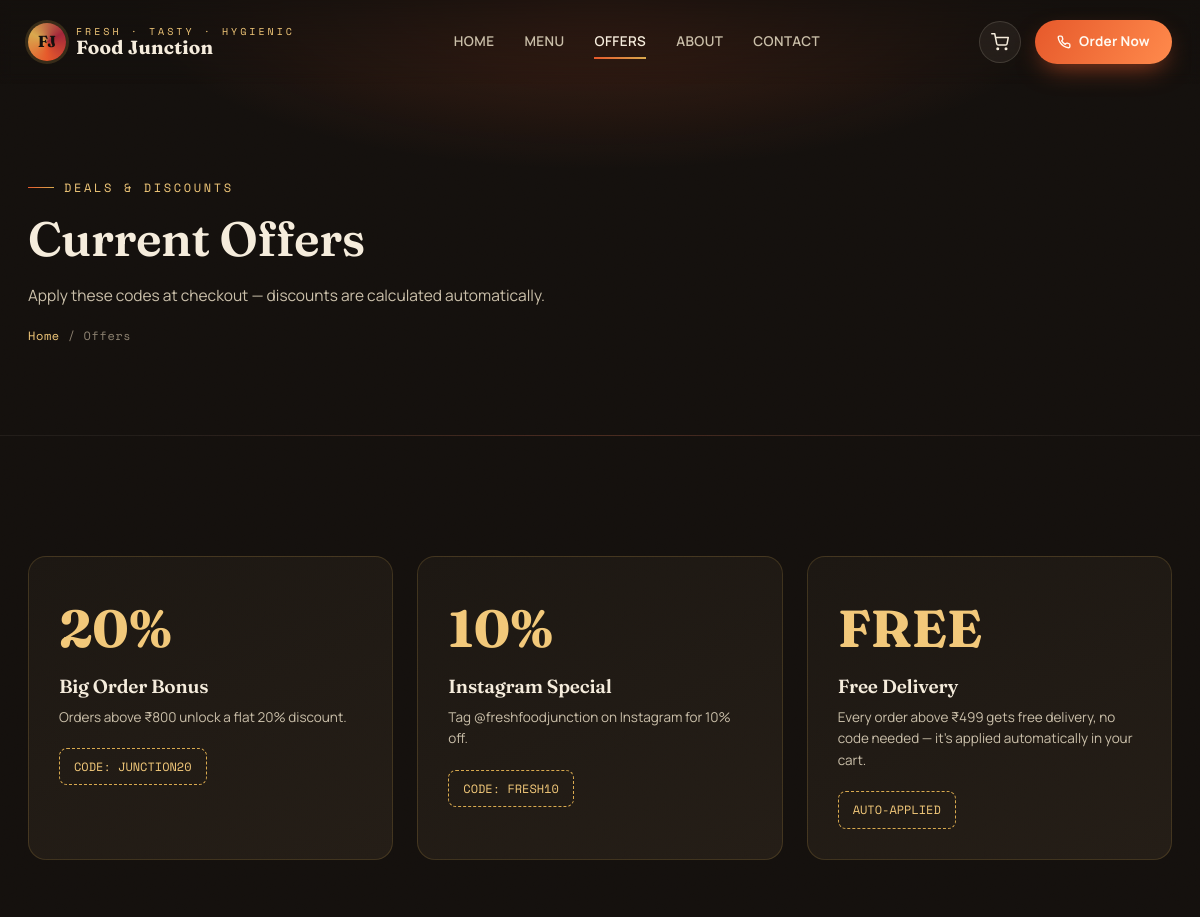
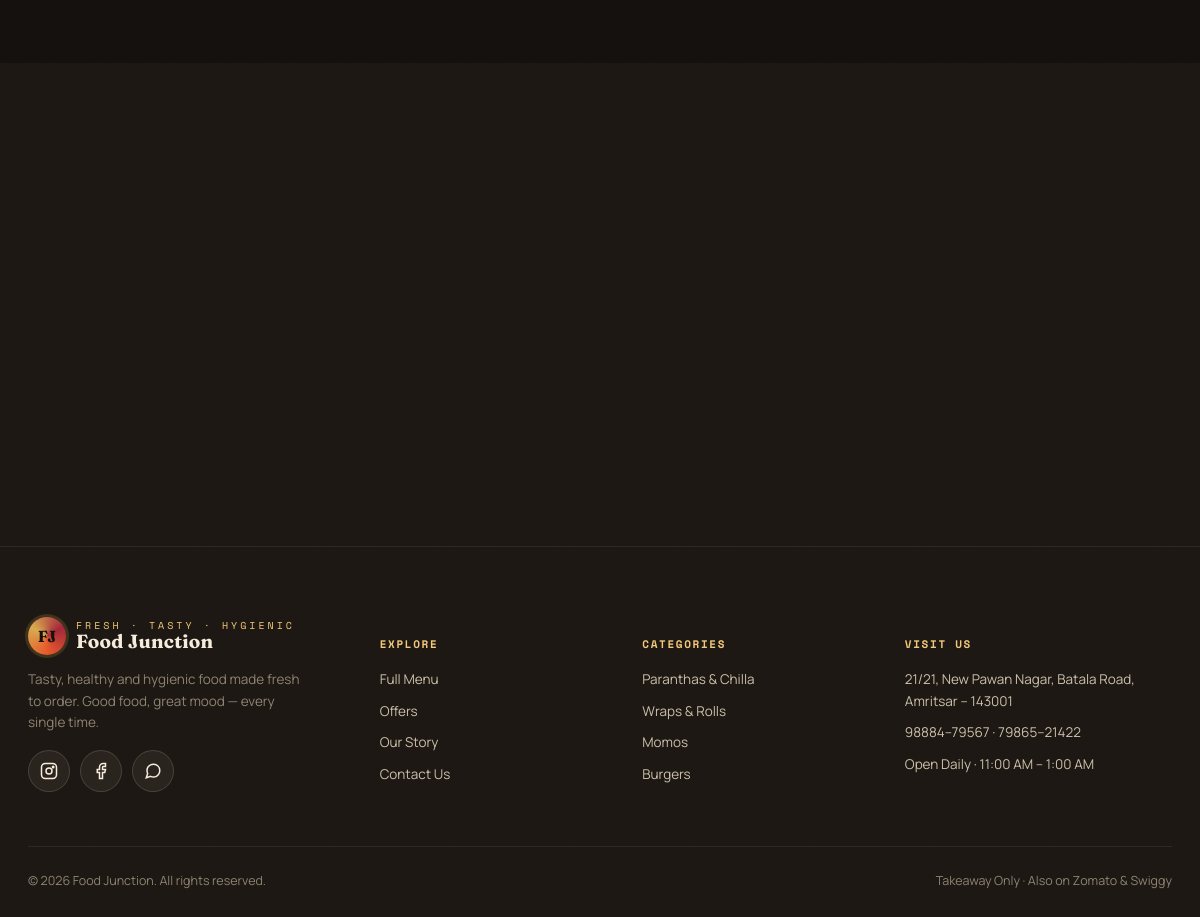
Screenshot of /offers/ with the database file from the repository (2 pictures, top to bottom).
### menu/models.py (models this page shows, shortened)
class Offer(models.Model):
    title = models.CharField(max_length=160)
    description = models.TextField(blank=True)
    code = models.CharField(max_length=30, unique=True)
    discount_percent = models.PositiveIntegerField(default=10)
    is_active = models.BooleanField(default=True)
    created_at = models.DateTimeField(auto_now_add=True)
    class Meta:
        ordering = ["-created_at"]

class Category(models.Model):
    name = models.CharField(max_length=120)
    slug = models.SlugField(max_length=140, unique=True, blank=True)
    tagline = models.CharField(max_length=200, blank=True)
    sort_order = models.PositiveIntegerField(default=0)
    class Meta:
        ordering = ["sort_order", "name"]
        verbose_name_plural = "Categories"

### menu/views.py (the view)
# urls.py: path("offers/", views.offers, name="offers"),
def offers(request):
    active_offers = Offer.objects.filter(is_active=True)
    return render(request, "menu/offers.html", {"offers": active_offers})

### menu/context_processors.py (called while the page is built)
def site_globals(request):
    return {
        "nav_categories": Category.objects.all(),
        "cart_count": len(Cart(request)),
    }

### orders/cart.py (called while the page is built)
    def __len__(self):
        return sum(l["qty"] for l in self.cart.values())

### templates/menu/offers.html (shortened to what this page needs)
{% extends "base.html" %}
{% block page_id %}offers{% endblock %}
{% block content %}
<header class="page-header">
  <div class="container">
    <span class="eyebrow">Deals &amp; Discounts</span>
    <h1 class="section-title">Current Offers</h1>
    <p class="section-desc" style="max-width:560px;">Apply these codes at checkout — discounts are calculated automatically.</p>
    <div class="breadcrumb"><a href="{% url 'home' %}">Home</a> / Offers</div>
  </div>
</header>
<section class="section">
  <div class="container">
    <div class="offer-grid">
      {% for offer in offers %}
      <div class="offer-card reveal">
        <div class="pct">{{ offer.discount_percent }}%</div>
        <h4>{{ offer.title }}</h4>
        <p>{{ offer.description }}</p>
        <span class="code">CODE: {{ offer.code }}</span>
      </div>
      {% empty %}
      <p style="color:var(--cream-dim);">No active offers right now — check back soon.</p>
      {% endfor %}
      <div class="offer-card reveal">
        <div class="pct">FREE</div>
        <h4>Free Delivery</h4>
        <p>Every order above ₹499 gets free delivery, no code needed — it's applied automatically in your cart.</p>
        <span class="code">AUTO-APPLIED</span>
      </div>
    </div>
  </div>
</section>
<section class="section section-tight" style="background:var(--charcoal-2);">
  <div class="container">
  </div>
</section>
{% endblock %}

### templates/base.html (shortened to what this page needs)
{% load static %}
<!DOCTYPE html>
<html lang="en">
<head>
<link rel="stylesheet" href="{% static 'css/style.css' %}">
</head>
<body data-page="{% block page_id %}{% endblock %}">
<div class="grain"></div>
<nav class="site-nav">
  <div class="container nav-inner">
    <a href="{% url 'home' %}" class="brand">
      <span class="brand-mark">FJ</span>
      <span class="brand-text"><span class="fj-fresh">Fresh &middot; Tasty &middot; Hygienic</span><span class="fj-name">Food Junction</span></span>
    </a>
    <div class="nav-links">
      <a href="{% url 'home' %}" data-nav="home">Home</a>
      <a href="{% url 'menu' %}" data-nav="menu">Menu</a>
      <a href="{% url 'offers' %}" data-nav="offers">Offers</a>
      <a href="{% url 'about' %}" data-nav="about">About</a>
      <a href="{% url 'contact' %}" data-nav="contact">Contact</a>
    </div>
    <div class="nav-actions">
      <a href="{% url 'cart' %}" class="icon-btn" aria-label="Cart">
        <svg viewBox="0 0 24 24" fill="none" stroke="currentColor" stroke-width="2" stroke-linecap="round" stroke-linejoin="round"><circle cx="9" cy="21" r="1"/><circle cx="20" cy="21" r="1"/><path d="M1 1h4l2.68 13.39a2 2 0 002 1.61h9.72a2 2 0 002-1.61L23 6H6"/></svg>
      </a>
      <a href="tel:9888479567" class="btn-order">
        Order Now
      </a>
    </div>
  </div>
</nav>
{% block content %}{% endblock %}
<footer class="site-footer">
  <div class="container">
    <div class="footer-grid">
      <div class="footer-brand">
        <a href="{% url 'home' %}" class="brand">
          <span class="brand-mark">FJ</span>
          <span class="brand-text"><span class="fj-fresh">Fresh &middot; Tasty &middot; Hygienic</span><span class="fj-name">Food Junction</span></span>
        </a>
        <p>Tasty, healthy and hygienic food made fresh to order. Good food, great mood — every single time.</p>
        <div class="footer-social">
          <a href="#" class="icon-btn" aria-label="Instagram"><svg viewBox="0 0 24 24" fill="none" stroke="currentColor" stroke-width="2"><rect x="2" y="2" width="20" height="20" rx="5"/><circle cx="12" cy="12" r="4"/><circle cx="17.5" cy="6.5" r="1"/></svg></a>
          <a href="#" class="icon-btn" aria-label="Facebook"><svg viewBox="0 0 24 24" fill="none" stroke="currentColor" stroke-width="2"><path d="M18 2h-3a5 5 0 00-5 5v3H7v4h3v8h4v-8h3l1-4h-4V7a1 1 0 011-1h3z"/></svg></a>
          <a href="#" class="icon-btn" aria-label="WhatsApp"><svg viewBox="0 0 24 24" fill="none" stroke="currentColor" stroke-width="2"><path d="M21 11.5a8.38 8.38 0 01-.9 3.8 8.5 8.5 0 01-7.6 4.7 8.38 8.38 0 01-3.8-.9L3 21l1.9-5.7a8.38 8.38 0 01-.9-3.8 8.5 8.5 0 014.7-7.6 8.38 8.38 0 013.8-.9h.5a8.48 8.48 0 018 8v.5z"/></svg></a>
        </div>
      </div>
      <div class="footer-col">
        <h5>Explore</h5>
        <a href="{% url 'menu' %}">Full Menu</a>
        <a href="{% url 'offers' %}">Offers</a>
        <a href="{% url 'about' %}">Our Story</a>
        <a href="{% url 'contact' %}">Contact Us</a>
      </div>
      <div class="footer-col">
        <h5>Categories</h5>
        {% for cat in nav_categories|slice:":4" %}
        <a href="{% url 'category' cat.slug %}">{{ cat.name }}</a>
        {% endfor %}
      </div>
      <div class="footer-col">
        <h5>Visit Us</h5>
        <p>21/21, New Pawan Nagar, Batala Road, Amritsar &ndash; 143001</p>
        <p>98884&ndash;79567 &middot; 79865&ndash;21422</p>
        <p>Open Daily &middot; 11:00 AM &ndash; 1:00 AM</p>
      </div>
    </div>
    <div class="footer-bottom">
      <span>&copy; <span id="fjYear"></span> Food Junction. All rights reserved.</span>
      <span>Takeaway Only &middot; Also on Zomato &amp; Swiggy</span>
    </div>
  </div>
</footer>
</body>
</html>

### rows the page displays
Offer: discount_percent "20", title "Big Order Bonus", description "Orders above ₹800 unlock a flat 20% discount.", code "JUNCTION20"
Offer: discount_percent "10", title "Instagram Special", description "Tag @freshfoodjunction on Instagram for 10% off.", code "FRESH10"
Category: name "Paranthas & Chilla"
Category: name "Wraps & Rolls"
Category: name "Momos"
Category: name "Burgers"
